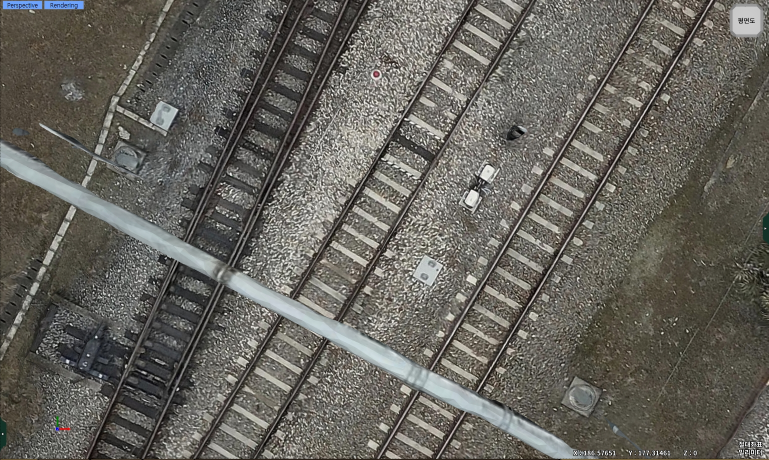
#> input picture data/2026-04-23 14 55 31.jpg, 1537 x 920 px (shown at 1/2 size)
$ python auto_rail_detect.py '../data/2026-04-23 14 55 31.jpg' ../data/Message_2026-04-23T11_13_29+09_00.png
#> lines starting #> are read from the running program, lines starting #| are printed output that depends on the picture; after the words box and inside, x2 and y2 are one past the last pixel; in counts of white or black regions, pixels touching at a corner belong together
"""
auto_rail_detect.py
===================
항공 이미지에서 레일 라인을 자동 검출하여 Rhino용 DXF로 저장.
수동 라벨링 없이 이미지 1장에서 바로 실행.

사용법:
    python tools/auto_rail_detect.py <image.png> [output.dxf]

예시:
    python tools/auto_rail_detect.py "경부선_2-2구간_미션33-34(5cm).png"
    python tools/auto_rail_detect.py "경부선.png" output/rail.dxf

원리:
    이미지 → 엣지 검출 → Hough 직선 검출 → 방향별 클러스터링 → DXF 폴리라인
"""

import sys
import cv2
import numpy as np
from pathlib import Path


# ─── 설정 (조정 가능) ─────────────────────────────────────────────────────────
CANNY_LOW       = 30     # Canny 엣지 낮은 임계값 (낮을수록 엣지 많이 검출)
CANNY_HIGH      = 80     # Canny 엣지 높은 임계값
HOUGH_THRESHOLD = 100    # Hough 투표 임계값 (높을수록 긴 선만 검출)
HOUGH_MIN_LEN   = 200    # 최소 선 길이 (픽셀)
HOUGH_MAX_GAP   = 30     # 선 간격 허용 (픽셀, 클수록 끊긴 선도 연결)
ANGLE_TOLERANCE = 5      # 같은 방향으로 볼 각도 범위 (도)
CLUSTER_DIST    = 20     # 같은 레일로 볼 선 간격 (픽셀)
MIN_TOTAL_LEN   = 500    # 최종 레일 최소 총 길이 (픽셀, 짧은 잡선 제거)
# ──────────────────────────────────────────────────────────────────────────────


def detect_edges(img_gray):
    """CLAHE 대비 강화 → Gaussian 블러 → Canny 엣지"""
    clahe = cv2.createCLAHE(clipLimit=2.0, tileGridSize=(8, 8))
    enhanced = clahe.apply(img_gray)
    blurred = cv2.GaussianBlur(enhanced, (5, 5), 0)
    edges = cv2.Canny(blurred, CANNY_LOW, CANNY_HIGH, apertureSize=3)
    return edges


def detect_lines(edges):
    """확률적 Hough 변환으로 직선 검출"""
    lines = cv2.HoughLinesP(
        edges,
        rho=1,
        theta=np.pi / 180,
        threshold=HOUGH_THRESHOLD,
        minLineLength=HOUGH_MIN_LEN,
        maxLineGap=HOUGH_MAX_GAP,
    )
    if lines is None:
        return []
    return [tuple(l[0]) for l in lines]  # [(x1,y1,x2,y2), ...]


def line_angle(x1, y1, x2, y2):
    """선의 각도 (0~180도)"""
    angle = np.degrees(np.arctan2(y2 - y1, x2 - x1)) % 180
    return angle


def line_length(x1, y1, x2, y2):
    return np.hypot(x2 - x1, y2 - y1)


def line_midpoint(x1, y1, x2, y2):
    return ((x1 + x2) / 2, (y1 + y2) / 2)


def perpendicular_dist(x1, y1, x2, y2, px, py):
    """점 (px,py)에서 선 (x1,y1)-(x2,y2)까지 수직거리"""
    dx, dy = x2 - x1, y2 - y1
    length = np.hypot(dx, dy)
    if length == 0:
        return np.hypot(px - x1, py - y1)
    return abs(dy * px - dx * py + x2 * y1 - y2 * x1) / length


def cluster_lines(lines):
    """비슷한 방향 + 가까운 위치의 선들을 같은 레일로 묶기"""
    if not lines:
        return []

    # 각도별 그룹 먼저 분리
    angle_groups = {}
    for line in lines:
        x1, y1, x2, y2 = line
        ang = round(line_angle(x1, y1, x2, y2) / ANGLE_TOLERANCE) * ANGLE_TOLERANCE
        angle_groups.setdefault(ang, []).append(line)

    clusters = []
    for ang, grp in angle_groups.items():
        # 같은 방향 그룹 내에서 거리 기반 클러스터링
        used = [False] * len(grp)
        for i, line_i in enumerate(grp):
            if used[i]:
                continue
            cluster = [line_i]
            used[i] = True
            mx_i, my_i = line_midpoint(*line_i)
            for j, line_j in enumerate(grp):
                if used[j]:
                    continue
                mx_j, my_j = line_midpoint(*line_j)
                dist = perpendicular_dist(*line_i, mx_j, my_j)
                if dist < CLUSTER_DIST:
                    cluster.append(line_j)
                    used[j] = True
            clusters.append(cluster)

    return clusters


def merge_cluster_to_polyline(cluster):
    """클러스터의 선들을 하나의 정렬된 폴리라인으로 합치기"""
    # 모든 끝점 수집
    all_pts = []
    for x1, y1, x2, y2 in cluster:
        all_pts.append((x1, y1))
        all_pts.append((x2, y2))

    if not all_pts:
        return []

    # 주성분 방향으로 정렬
    pts_arr = np.array(all_pts, dtype=float)
    mean = pts_arr.mean(axis=0)
    centered = pts_arr - mean
    cov = np.cov(centered.T)
    if cov.ndim < 2:
        direction = np.array([1.0, 0.0])
    else:
        eigenvalues, eigenvectors = np.linalg.eig(cov)
        direction = eigenvectors[:, np.argmax(eigenvalues)]

    # 방향으로 투영하여 정렬
    projections = centered.dot(direction)
    sorted_idx = np.argsort(projections)
    sorted_pts = pts_arr[sorted_idx]

    # 중복 제거 (가까운 점 합치기)
    merged = [sorted_pts[0]]
    for pt in sorted_pts[1:]:
        if np.hypot(pt[0] - merged[-1][0], pt[1] - merged[-1][1]) > 5:
            merged.append(pt)

    return merged


def total_polyline_length(polyline):
    if len(polyline) < 2:
        return 0
    total = 0
    for i in range(len(polyline) - 1):
        total += np.hypot(
            polyline[i+1][0] - polyline[i][0],
            polyline[i+1][1] - polyline[i][1]
        )
    return total


def save_debug_image(img, all_polylines, output_path):
    """검출 결과를 이미지에 시각화 (확인용)"""
    vis = img.copy() if len(img.shape) == 3 else cv2.cvtColor(img, cv2.COLOR_GRAY2BGR)
    colors = [(0, 0, 255), (0, 255, 0), (255, 0, 0), (0, 255, 255),
              (255, 0, 255), (255, 255, 0)]
    for i, poly in enumerate(all_polylines):
        color = colors[i % len(colors)]
        pts = np.array([[int(p[0]), int(p[1])] for p in poly])
        cv2.polylines(vis, [pts], False, color, 2)
        # 번호 표시
        cx, cy = int(poly[len(poly)//2][0]), int(poly[len(poly)//2][1])
        cv2.putText(vis, str(i+1), (cx, cy), cv2.FONT_HERSHEY_SIMPLEX,
                    1.5, color, 3)
    cv2.imwrite(str(output_path), vis)
    print(f"  시각화 저장: {output_path}")


def process(image_path: str, dxf_path: str):
#> called with image_path = '../data/2026-04-23 14 55 31.jpg'
    import ezdxf

    print(f"[입력] {image_path}")
    # 한글 경로 대응: numpy로 읽어서 cv2 디코딩
    import numpy as np_io
    with open(image_path, "rb") as f:
        data = f.read()
    img_arr = np_io.frombuffer(data, dtype=np_io.uint8)
    img = cv2.imdecode(img_arr, cv2.IMREAD_COLOR)
#> img is the input picture: shape (920, 1537, 3); mean B, G, R 93.6, 100.2, 102.4
    if img is None:
        print(f"오류: 이미지를 열 수 없습니다: {image_path}")
        sys.exit(1)

    H, W = img.shape[:2]
#> H = 920; W = 1537
    print(f"[이미지] {W} x {H} px")
#| [이미지] 1537 x 920 px

    # 전처리: 작은 이미지로 축소 (속도)
    scale = 1.0
    if W > 4000:
        scale = 4000 / W
        small = cv2.resize(img, (int(W * scale), int(H * scale)))
        print(f"  축소: {int(W*scale)} x {int(H*scale)} (scale={scale:.2f})")
    else:
        small = img.copy()

    gray = cv2.cvtColor(small, cv2.COLOR_BGR2GRAY)

    # 엣지 검출
    print("[1단계] 엣지 검출...")
    edges = detect_edges(gray)
#> in detect_edges, `enhanced = clahe.apply(img_gray)`:
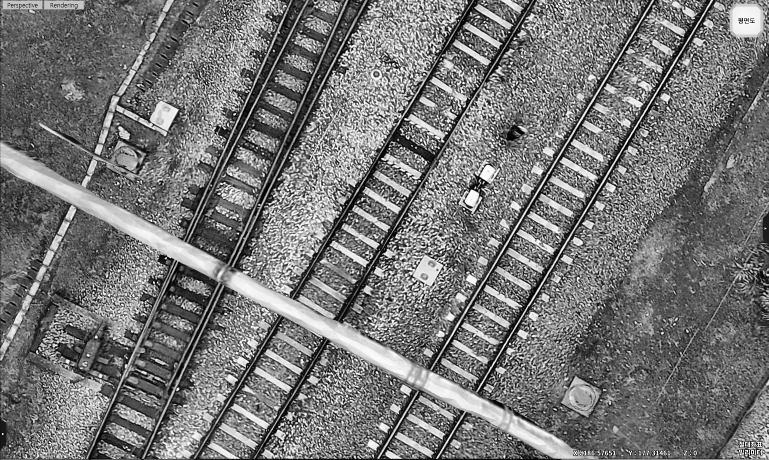
#> enhanced: shape (920, 1537) (shown at 1/2 size); min 0, max 255, mean 118.3
#> in detect_edges, `edges = cv2.Canny(blurred, CANNY_LOW, CANNY_HIGH, apertureSize=3)`:
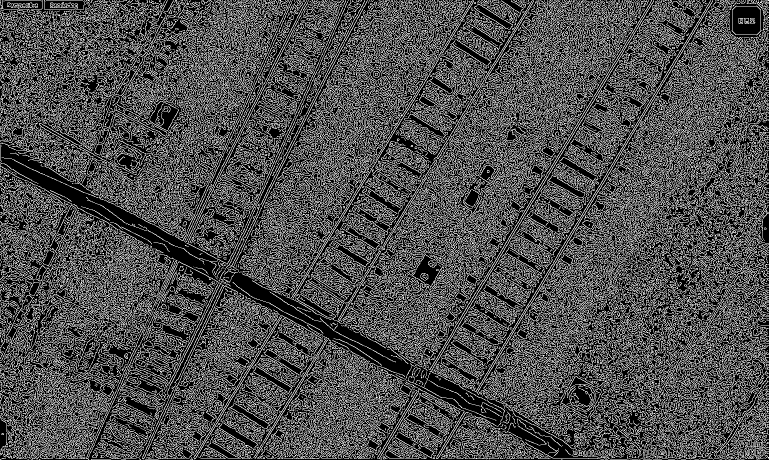
#> edges: shape (920, 1537) (shown at 1/2 size); 30.7% white in thin lines or dots
    edge_count = int(edges.sum() / 255)
#> edge_count = 434616
    print(f"  엣지 픽셀: {edge_count:,}")
#|   엣지 픽셀: 434,616

    # Hough 직선 검출
    print("[2단계] Hough 직선 검출...")
    lines = detect_lines(edges)
#> in detect_lines, `lines = cv2.HoughLinesP( edges, rho=1, theta=np.pi / 180, threshold=HO..`: lines = 1293 rows, first 6: [755, 913, 1303, 0], [875, 917, 1425, 1], [757, 917, 1307, 2], [0, 753, 1536, 102], [398, 4, 1312, 918], [1, 23, 1536, 805]
#> lines = 1293 items, first 6: (755, 913, 1303, 0), (875, 917, 1425, 1), (757, 917, 1307, 2), (0, 753, 1536, 102), (398, 4, 1312, 918), (1, 23, 1536, 805)
    print(f"  검출된 선: {len(lines)}개")
#|   검출된 선: 1293개

    if not lines:
        print("선을 검출하지 못했습니다. HOUGH_THRESHOLD를 낮춰보세요.")
        sys.exit(1)

    # 클러스터링
    print("[3단계] 레일 클러스터링...")
    clusters = cluster_lines(lines)
#> the loop in cluster_lines, `for line in lines:` made 1293 passes
#> (x1, y1, x2, y2, angle in line_angle, ang) on passes 1 to 3: (755, 913, 1303, 0, 121, 120), (875, 917, 1425, 1, 121, 120), (757, 917, 1307, 2, 121, 120)
#> after the loop in cluster_lines, `for line in lines:`: angle_groups = 19 items
#> the loop in cluster_lines, `for ang, grp in angle_groups.items():` made 19 passes
#> ang on passes 5, 6, 7, 9, 10, 11, 13, 14, 15, 16, 18: 0, 165, 20, 30, 10, 175, 160, 170, 15, 5, 180
#> (ang, grp) on passes 8, 12, 17, 19: (135, [(305, 918, 1221, 2), (341, 917, 1258, 0)]), (35, [(1, 21, 1381, 918), (474, 283, 838, 528)]), (150, [(33, 917, 1528, 122)]), (90, [(1, 835, 1, 0)])
    print(f"  클러스터: {len(clusters)}개")
#|   클러스터: 177개

    # 폴리라인 변환 + 길이 필터
    polylines = []
    for cluster in clusters:
        poly = merge_cluster_to_polyline(cluster)
        length = total_polyline_length(poly)
        if length >= MIN_TOTAL_LEN / scale:
            # 원본 해상도로 역변환
            poly_orig = [(p[0] / scale, p[1] / scale) for p in poly]
            polylines.append((poly_orig, length / scale))
#> this loop made 177 passes
#> cluster on passes 1 to 3: [(755, 913, 1303, 0), (757, 917, 1307, 2)], [(875, 917, 1425, 1)], [(0, 753, 1536, 102), (1, 741, 1531, 92)]

    # 길이순 정렬
    polylines.sort(key=lambda x: -x[1])
    print(f"  유효 레일 라인: {len(polylines)}개")
#|   유효 레일 라인: 155개

    if not polylines:
        print("유효한 레일을 찾지 못했습니다. MIN_TOTAL_LEN을 낮춰보세요.")
        sys.exit(1)

    for i, (poly, length) in enumerate(polylines):
        print(f"    레일 {i+1}: {length:.0f}px ({length*0.05:.1f}m)")
#> this loop made 155 passes
#> length on passes 1 to 3: 2308.6, 2165.5, 2078.7
#|     레일 1: 2309px (115.4m)
#|     레일 2: 2166px (108.3m)
#|     레일 3: 2079px (103.9m)
#|     레일 4: 2071px (103.5m)
#|     레일 5: 2043px (102.2m)
#|     레일 6: 2022px (101.1m)
#|     레일 7: 1989px (99.4m)
#|     레일 8: 1971px (98.5m)
#> (further printed lines are left out)

    # DXF 저장
    print("[4단계] DXF 저장...")
    doc = ezdxf.new("R2010")
    msp = doc.modelspace()
    doc.layers.add("RAIL_AUTO", color=1)      # 빨강 — 자동검출 레일
    doc.layers.add("RAIL_AUTO_LABEL", color=2) # 노랑 — 번호

    for i, (poly, length) in enumerate(polylines):
        # Y축 반전 (이미지→DXF)
        dxf_pts = [(float(p[0]), float(-p[1])) for p in poly]
        msp.add_lwpolyline(dxf_pts, dxfattribs={"layer": "RAIL_AUTO"})

        # 중간점에 번호 텍스트
        mid = poly[len(poly) // 2]
        msp.add_text(
            f"Rail_{i+1}",
            dxfattribs={
                "layer": "RAIL_AUTO_LABEL",
                "height": 20,
                "insert": (float(mid[0]), float(-mid[1])),
            }
        )

    Path(dxf_path).parent.mkdir(parents=True, exist_ok=True)
    doc.saveas(dxf_path)
    print(f"[완료] DXF 저장: {dxf_path}")
    print(f"  레이어: RAIL_AUTO(빨강) = {len(polylines)}개 레일 중심선")
#|   레이어: RAIL_AUTO(빨강) = 155개 레일 중심선

    # 디버그 이미지 저장
    debug_path = Path(dxf_path).parent / (Path(dxf_path).stem + "_debug.jpg")
    all_polys = [p for p, _ in polylines]
    save_debug_image(small, [([(x*scale, y*scale) for x, y in p]) for p in all_polys],
                     debug_path)
#> the loop in save_debug_image, `for i, poly in enumerate(all_polylines):` made 155 passes
#> poly on passes 21, 25, 30: [(5, 0), (1529, 916)], [(1, 23), (1536, 805)], [(7, 822), (1535, 77)]
#> after the loop in save_debug_image, `for i, poly in enumerate(all_polylines):`:
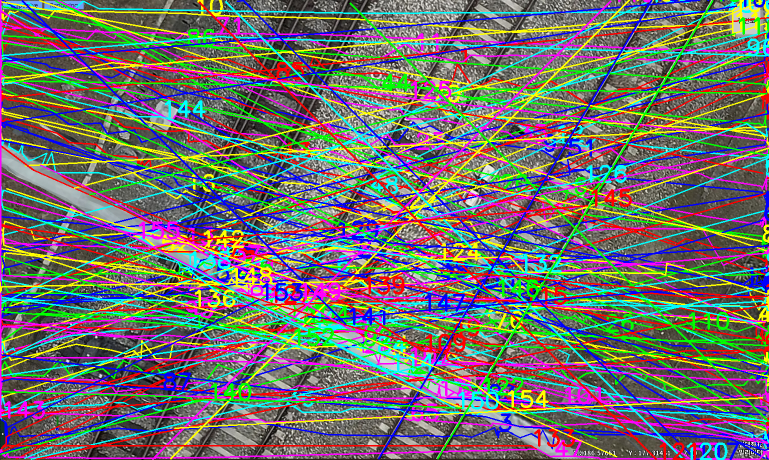
#> vis: shape (920, 1537, 3) (shown at 1/2 size); mean B, G, R 107.4, 109.7, 111.9

    print(f"\nRhino 사용법:")
    print(f"  1. File -> Import -> {Path(dxf_path).name}")
    print(f"  2. RAIL_AUTO 레이어 선택")
    print(f"  3. Sweep1 명령 -> 레일 단면 선택 -> 3D 레일 완성")


if __name__ == "__main__":
    if len(sys.argv) < 2:
        print("사용법: python tools/auto_rail_detect.py <image.png> [output.dxf]")
        sys.exit(1)

    img_path = sys.argv[1]
    dxf_path = sys.argv[2] if len(sys.argv) >= 3 else str(
        Path(img_path).with_suffix(".dxf")
    )
    process(img_path, dxf_path)

$ run again, on 2026-01-19 16 36 21.png
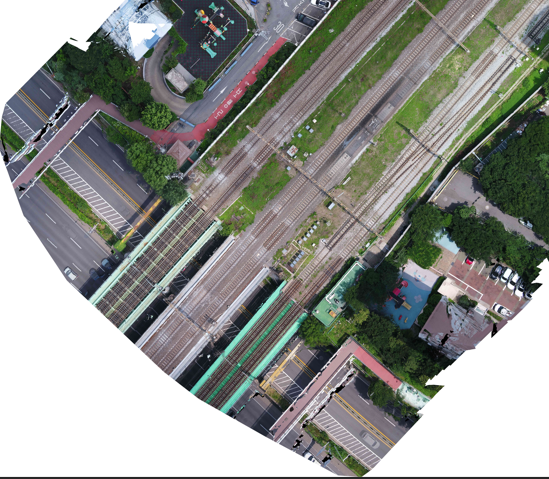
#> input picture 2026-01-19 16 36 21.png, 549 x 479 px
#> in process, img is the input picture: shape (479, 549, 3); mean B, G, R 141.6, 147, 144.3
#| [이미지] 549 x 479 px
#> in detect_edges, `edges = cv2.Canny(blurred, CANNY_LOW, CANNY_HIGH, apertureSize=3)`:
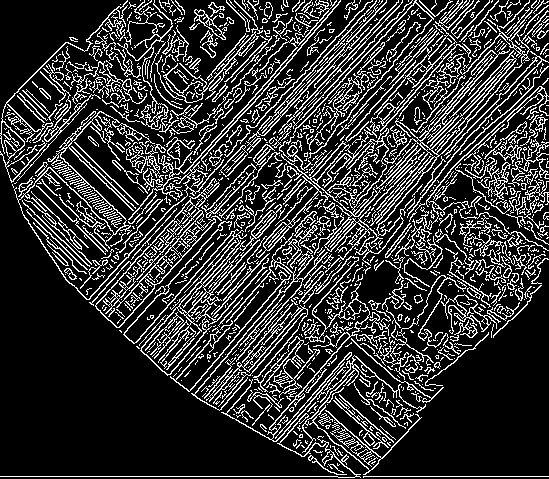
#> edges: shape (479, 549); 20.6% white in thin lines or dots
#> edge_count = 54107
#|   엣지 픽셀: 54,107
#> in detect_lines, `lines = cv2.HoughLinesP( edges, rho=1, theta=np.pi / 180, threshold=HO..`: lines = 221 rows, first 6: [0, 476, 548, 476], [221, 403, 477, 99], [151, 360, 505, 6], [202, 401, 539, 0], [220, 409, 471, 111], [262, 266, 467, 31]
#> in process, `lines = detect_lines(edges)`: lines = 221 items, first 6: (0, 476, 548, 476), (221, 403, 477, 99), (151, 360, 505, 6), (202, 401, 539, 0), (220, 409, 471, 111), (262, 266, 467, 31)
#|   검출된 선: 221개
#> the loop in cluster_lines, `for line in lines:` made 221 passes
#> (x1, y1, x2, y2, angle in line_angle, ang) on passes 1 to 3: (0, 476, 548, 476, 0, 0), (221, 403, 477, 99, 130.1, 130), (151, 360, 505, 6, 135, 135)
#> after the loop in cluster_lines, `for line in lines:`: angle_groups = 17 items
#> the loop in cluster_lines, `for ang, grp in angle_groups.items():` made 17 passes
#> (ang, grp) on passes 6, 8, 9, 10, 12, 13, 14, 15: (140, [(103, 314, 462, 2)]), (10, [(40, 90, 547, 162), (7, 102, 546, 187)]), (120, [(302, 456, 522, 43), (332, 472, 545, 130)]), (150, [(56, 264, 529, 2), (51, 256, 510, 2)]), (15, [(2, 117, 547, 243), (48, 59, 548, 174)]), (20, [(45, 62, 544, 254)]), (110, [(440, 293, 539, 48)]), (50, [(50, 77, 376, 465)])
#|   클러스터: 46개
#> the loop in process, `for cluster in clusters:` made 46 passes
#> cluster on passes 1, 7, 8, 10, 17, 18, 29: [(0, 476, 548, 476)], [(85, 298, 336, 0), (88, 299, 310, 35), (79, 291, 312, 3)], [(250, 428, 546, 49)], [(279, 290, 512, 3), (195, 393, 423, 122)], [(230, 416, 546, 100), (245, 425, 542, 128)], [(50, 255, 304, 1)], [(103, 314, 462, 2)]
#|   유효 레일 라인: 29개
#> the loop in process, `for i, (poly, length) in enumerate(polylines):` made 29 passes
#> length on passes 1 to 8: 746.3, 745.5, 665.2, 637.1, 611.4, 606.4, 583.5, 567.5
#> (printed output is left out)
#|   레이어: RAIL_AUTO(빨강) = 29개 레일 중심선
#> the loop in save_debug_image, `for i, poly in enumerate(all_polylines):` made 29 passes
#> poly on passes 10, 11, 12, 13, 15, 17, 19: [(2, 117), (547, 243)], [(3, 148), (547, 23)], [(51, 256), (56, 264), (510, 2), (529, 2)], [(0, 476), (548, 476)], [(7, 102), (546, 187)], [(12, 96), (548, 49)], [(45, 62), (544, 254)]
#> after the loop in save_debug_image, `for i, poly in enumerate(all_polylines):`:
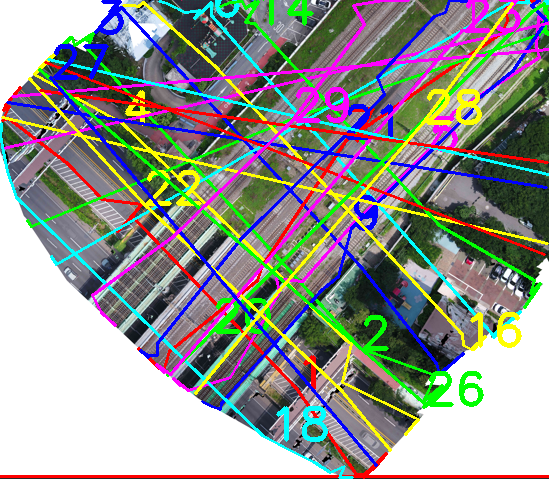
#> vis: shape (479, 549, 3); 19.78% of pixels changed, all inside (x1, y1, x2, y2) = (0, 0, 549, 479)

$ run again, on sample/railway.png
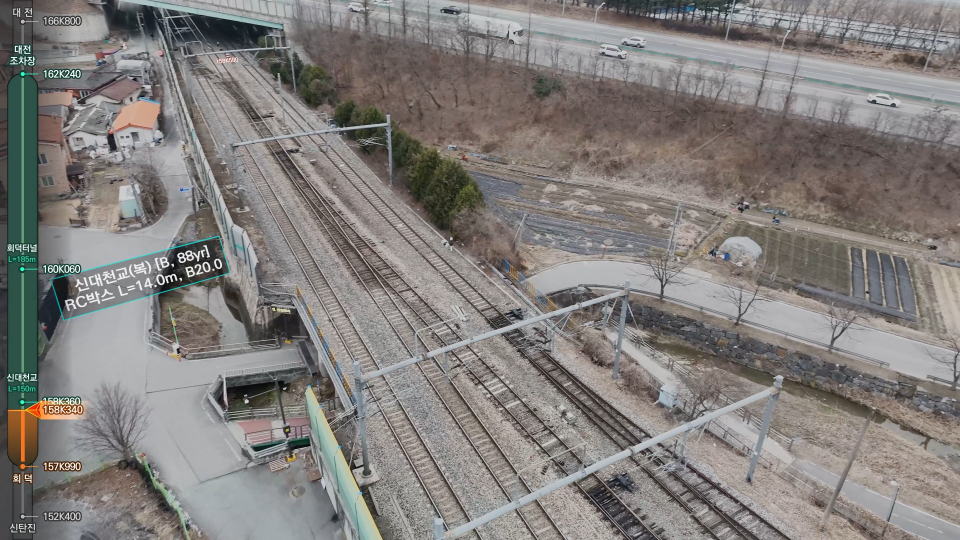
#> input picture sample/railway.png, 1920 x 1080 px (shown at 1/2 size)
#> in process, img is the input picture: shape (1080, 1920, 3); mean B, G, R 124.3, 126.8, 130.6
#| [이미지] 1920 x 1080 px
#> in detect_edges, `edges = cv2.Canny(blurred, CANNY_LOW, CANNY_HIGH, apertureSize=3)`:
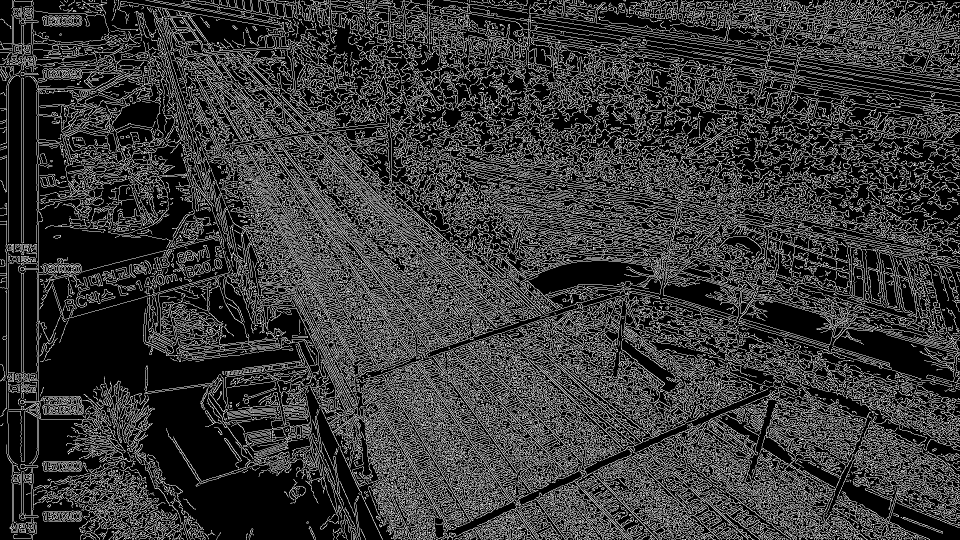
#> edges: shape (1080, 1920) (shown at 1/2 size); 22% white in thin lines or dots
#> edge_count = 456007
#|   엣지 픽셀: 456,007
#> in detect_lines, `lines = cv2.HoughLinesP( edges, rho=1, theta=np.pi / 180, threshold=HO..`: lines = 1959 rows, first 6: [337, 5, 1407, 1075], [752, 416, 1408, 1072], [438, 92, 1115, 769], [292, 10, 1359, 1077], [47, 819, 47, 2], [227, 17, 1285, 1075]
#> in process, `lines = detect_lines(edges)`: lines = 1959 items, first 6: (337, 5, 1407, 1075), (752, 416, 1408, 1072), (438, 92, 1115, 769), (292, 10, 1359, 1077), (47, 819, 47, 2), (227, 17, 1285, 1075)
#|   검출된 선: 1959개
#> the loop in cluster_lines, `for line in lines:` made 1959 passes
#> (x1, y1, x2, y2, angle in line_angle, ang) on passes 1 to 3: (337, 5, 1407, 1075, 45, 45), (752, 416, 1408, 1072, 45, 45), (438, 92, 1115, 769, 45, 45)
#> after the loop in cluster_lines, `for line in lines:`: angle_groups = 30 items
#> the loop in cluster_lines, `for ang, grp in angle_groups.items():` made 30 passes
#> ang on passes 2, 4, 5, 7, 8, 9, 10, 11: 90, 155, 40, 10, 30, 150, 165, 180
#|   클러스터: 191개
#> the loop in process, `for cluster in clusters:` made 191 passes
#> cluster on passes 39, 40, 45: [(664, 864, 877, 1077), (129, 328, 334, 533)], [(554, 192, 1420, 1058), (928, 567, 1435, 1074)], [(426, 762, 722, 1058), (430, 762, 717, 1049)]
#|   유효 레일 라인: 130개
#> the loop in process, `for i, (poly, length) in enumerate(polylines):` made 130 passes
#> length on passes 1 to 8: 2381.9, 2154.3, 2093.2, 1951.3, 1943.3, 1911.7, 1852.9, 1827.6
#> (printed output is left out)
#|   레이어: RAIL_AUTO(빨강) = 130개 레일 중심선
#> the loop in save_debug_image, `for i, poly in enumerate(all_polylines):` made 130 passes
#> poly on passes 10, 20, 21, 22, 33, 34, 36, 41: [(318, 222), (1919, 1003)], [(251, 3), (595, 63), (1252, 208), (1915, 349)], [(28, 955), (268, 886), (1041, 652), (1637, 469)], [(414, 853), (1917, 153)], [(533, 765), (1916, 30)], [(534, 796), (1917, 92)], [(42, 1023), (371, 1023), (1325, 1013), (1574, 1022)], [(764, 1078), (1836, 6)]
#> after the loop in save_debug_image, `for i, poly in enumerate(all_polylines):`:
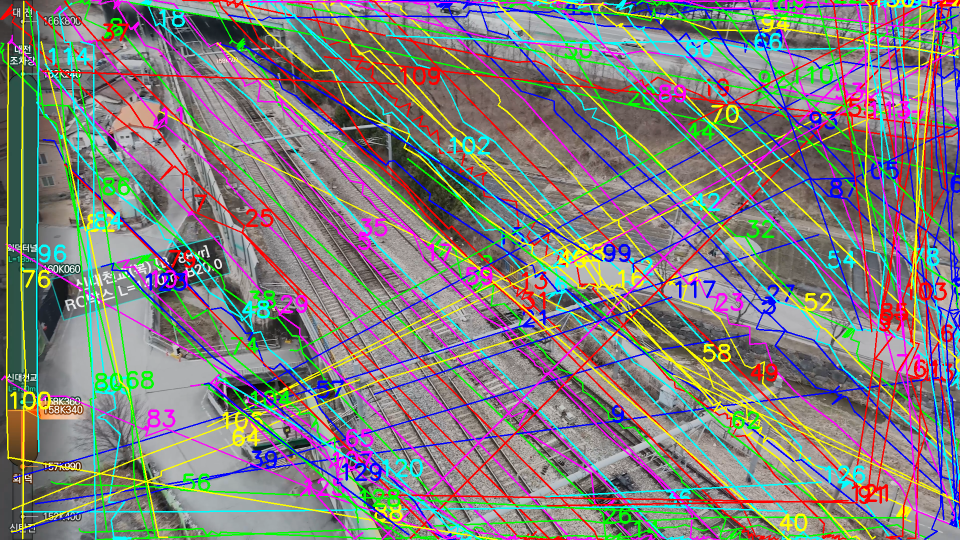
#> vis: shape (1080, 1920, 3) (shown at 1/2 size); mean B, G, R 124.2, 127, 129.8
